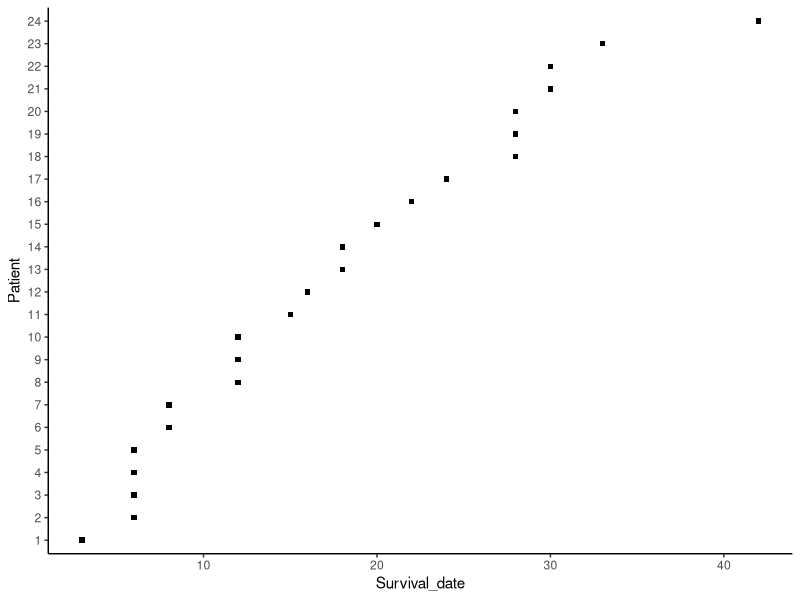

Write R code to recreate this figure.
## ---- chunk 1
library(tidyverse)
library(here)
library(survival)
## ---- chunk 2
data<-read.csv("data/CRC_data.csv")
sc<-data$Survival_date
i<-1
for (val in 1:length(sc)){
    
    test<-seq(from=0,to=sc[val])
    
}

#data<-ovarian

#data<-data %>%
#    mutate(Patient=factor(row_number()))
#colnames(data)<-c("Survival_time","Censoring_status","Age","Treatment")

knitr::kable(head(data))
## ---- chunk 3
data$Patient<-as.factor(data$Patient)

test<-data %>%
    group_by(Patient)%>%
    rep(1:data$Survival_date)
    
data %>%
    ggplot(aes(x=Survival_date,y=Patient, group=Patient))+
    geom_line()+
    geom_point(shape=15)+
    theme_classic()
